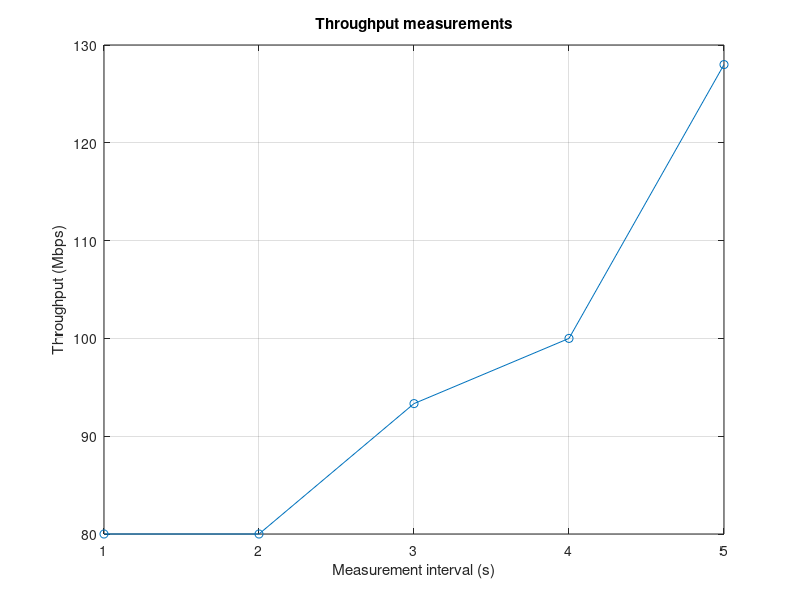

MATLAB code to generate this figure:
bytes = [10 20 35 50 80] * 1e6;
seconds = [1 2 3 4 5];
throughputMbps = bytes .* 8 ./ seconds ./ 1e6;
plot(seconds, throughputMbps, '-o');
xlabel('Measurement interval (s)');
ylabel('Throughput (Mbps)');
title('Throughput measurements');
grid on;
